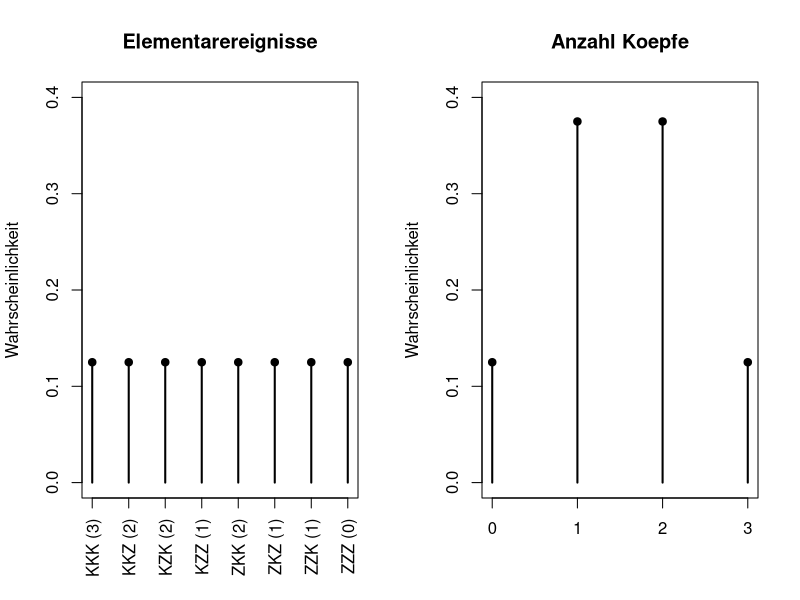

Source code (R):
rpdf <- 'pic_dice3.pdf'
# 
pdf(rpdf, width=10, height=7)
par(mfrow=c(1,2))
tabe <- rep(1/8, 8)
names(tabe) <- c("KKK (3)","KKZ (2)","KZK (2)","KZZ (1)","ZKK (2)","ZKZ (1)","ZZK (1)","ZZZ (0)")
plot(as.table(tabe), main="Elementarereignisse", ylab="Wahrscheinlichkeit", axes=F, ylim=c(0,0.4))
points(1:8, tabe, pch=19)
axis(1, at=1:8, labels=names(tabe), las=2)
axis(2)
box()
tabk <- c(1,3,3,1)/8
names(tabk) <- 0:3
plot(as.table(tabk), main="Anzahl Koepfe", ylab="Wahrscheinlichkeit", ylim=c(0,0.4))
points(0:3, tabk, pch=19)
dev.off()
